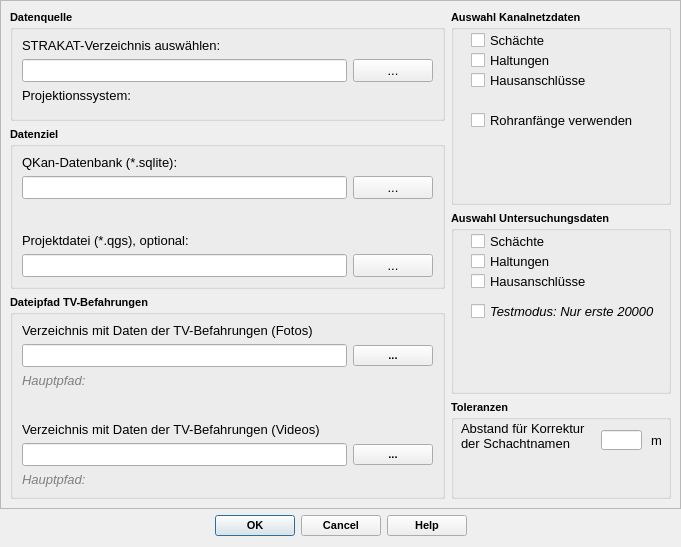
<?xml version="1.0" encoding="UTF-8"?>
<ui version="4.0">
 <class>ImportFromSTRAKATDialogBase</class>
 <widget class="QDialog" name="ImportFromSTRAKATDialogBase">
  <property name="geometry">
   <rect>
    <x>0</x>
    <y>0</y>
    <width>681</width>
    <height>547</height>
   </rect>
  </property>
  <property name="minimumSize">
   <size>
    <width>280</width>
    <height>150</height>
   </size>
  </property>
  <property name="maximumSize">
   <size>
    <width>16777215</width>
    <height>550</height>
   </size>
  </property>
  <property name="font">
   <font>
    <family>Tahoma</family>
   </font>
  </property>
  <property name="windowTitle">
   <string>QKan Import from STRAKAT</string>
  </property>
  <property name="windowIcon">
   <iconset>
    <normaloff>../qkan_260212_0909/qkan/QKan.png</normaloff>../qkan_260212_0909/qkan/QKan.png</iconset>
  </property>
  <layout class="QVBoxLayout" name="verticalLayout_4">
   <property name="leftMargin">
    <number>0</number>
   </property>
   <property name="topMargin">
    <number>0</number>
   </property>
   <property name="rightMargin">
    <number>0</number>
   </property>
   <item>
    <widget class="QScrollArea" name="scrollArea">
     <property name="widgetResizable">
      <bool>true</bool>
     </property>
     <widget class="QWidget" name="scrollAreaWidgetContents">
      <property name="geometry">
       <rect>
        <x>0</x>
        <y>0</y>
        <width>679</width>
        <height>507</height>
       </rect>
      </property>
      <layout class="QGridLayout" name="gridLayout">
       <item row="0" column="1" rowspan="2">
        <widget class="QGroupBox" name="gb_action">
         <property name="minimumSize">
          <size>
           <width>220</width>
           <height>0</height>
          </size>
         </property>
         <property name="maximumSize">
          <size>
           <width>220</width>
           <height>16777215</height>
          </size>
         </property>
         <property name="font">
          <font>
           <family>Tahoma</family>
           <pointsize>8</pointsize>
           <weight>75</weight>
           <bold>true</bold>
          </font>
         </property>
         <property name="toolTip">
          <string comment="Pfad der Zieldatenbank"/>
         </property>
         <property name="title">
          <string>Auswahl Kanalnetzdaten</string>
         </property>
         <property name="flat">
          <bool>false</bool>
         </property>
         <property name="checkable">
          <bool>false</bool>
         </property>
         <widget class="QCheckBox" name="cb_haltungen">
          <property name="geometry">
           <rect>
            <x>20</x>
            <y>40</y>
            <width>131</width>
            <height>20</height>
           </rect>
          </property>
          <property name="font">
           <font>
            <family>Tahoma</family>
            <pointsize>10</pointsize>
            <weight>50</weight>
            <bold>false</bold>
           </font>
          </property>
          <property name="toolTip">
           <string>&lt;html&gt;&lt;head/&gt;&lt;body&gt;&lt;p&gt;Haltungsdaten importieren&lt;/p&gt;&lt;/body&gt;&lt;/html&gt;</string>
          </property>
          <property name="statusTip">
           <string>Haltungsdaten importieren</string>
          </property>
          <property name="whatsThis">
           <string>Haltungsdaten importieren</string>
          </property>
          <property name="accessibleDescription">
           <string>Haltungsdaten importieren</string>
          </property>
          <property name="text">
           <string>Haltungen</string>
          </property>
         </widget>
         <widget class="QCheckBox" name="cb_schaechte">
          <property name="geometry">
           <rect>
            <x>20</x>
            <y>20</y>
            <width>131</width>
            <height>20</height>
           </rect>
          </property>
          <property name="font">
           <font>
            <family>Tahoma</family>
            <pointsize>10</pointsize>
            <weight>50</weight>
            <bold>false</bold>
           </font>
          </property>
          <property name="toolTip">
           <string>&lt;html&gt;&lt;head/&gt;&lt;body&gt;&lt;p&gt;Schachtdaten importieren&lt;/p&gt;&lt;/body&gt;&lt;/html&gt;</string>
          </property>
          <property name="statusTip">
           <string>Schachtdaten importieren</string>
          </property>
          <property name="whatsThis">
           <string>Schachtdaten importieren</string>
          </property>
          <property name="accessibleDescription">
           <string>Schachtdaten importieren</string>
          </property>
          <property name="text">
           <string>Schächte</string>
          </property>
         </widget>
         <widget class="QCheckBox" name="cb_hausanschluesse">
          <property name="geometry">
           <rect>
            <x>20</x>
            <y>60</y>
            <width>131</width>
            <height>20</height>
           </rect>
          </property>
          <property name="font">
           <font>
            <family>Tahoma</family>
            <pointsize>10</pointsize>
            <weight>50</weight>
            <bold>false</bold>
           </font>
          </property>
          <property name="toolTip">
           <string>&lt;html&gt;&lt;head/&gt;&lt;body&gt;&lt;p&gt;Hausanschlussleitungsdaten importieren&lt;/p&gt;&lt;/body&gt;&lt;/html&gt;</string>
          </property>
          <property name="statusTip">
           <string>Hausanschlussleitungsdaten importieren</string>
          </property>
          <property name="whatsThis">
           <string>Hausanschlussleitungsdaten importieren</string>
          </property>
          <property name="accessibleDescription">
           <string>Hausanschlussleitungsdaten importieren</string>
          </property>
          <property name="text">
           <string>Hausanschlüsse</string>
          </property>
         </widget>
         <widget class="QCheckBox" name="cb_rohranfang">
          <property name="geometry">
           <rect>
            <x>20</x>
            <y>100</y>
            <width>201</width>
            <height>20</height>
           </rect>
          </property>
          <property name="font">
           <font>
            <family>Tahoma</family>
            <pointsize>10</pointsize>
            <weight>50</weight>
            <bold>false</bold>
           </font>
          </property>
          <property name="toolTip">
           <string>&lt;html&gt;&lt;head/&gt;&lt;body&gt;&lt;p&gt;Haltungskoordinaten aus Rohranschlusspunkten statt aus Schachtmittelpunkten übernehmen&lt;/p&gt;&lt;/body&gt;&lt;/html&gt;</string>
          </property>
          <property name="statusTip">
           <string>Haltungskoordinaten aus Rohranschlusspunkten statt aus Schachtmittelpunkten übernehmen</string>
          </property>
          <property name="whatsThis">
           <string>Haltungskoordinaten aus Rohranschlusspunkten statt aus Schachtmittelpunkten übernehmen</string>
          </property>
          <property name="accessibleDescription">
           <string>Haltungskoordinaten aus Rohranschlusspunkten statt aus Schachtmittelpunkten übernehmen</string>
          </property>
          <property name="text">
           <string>Rohranfänge verwenden</string>
          </property>
         </widget>
        </widget>
       </item>
       <item row="4" column="1">
        <widget class="QGroupBox" name="groupBox_2">
         <property name="minimumSize">
          <size>
           <width>220</width>
           <height>0</height>
          </size>
         </property>
         <property name="maximumSize">
          <size>
           <width>220</width>
           <height>16777215</height>
          </size>
         </property>
         <property name="font">
          <font>
           <family>Tahoma</family>
           <pointsize>8</pointsize>
           <weight>75</weight>
           <bold>true</bold>
          </font>
         </property>
         <property name="toolTip">
          <string>&lt;html&gt;&lt;head/&gt;&lt;body&gt;&lt;p&gt;Maximalabstand, bis zu dem Schächte als identisch erkannt werden&lt;/p&gt;&lt;/body&gt;&lt;/html&gt;</string>
         </property>
         <property name="statusTip">
          <string>Maximalabstand, bis zu dem Schächte als identisch erkannt werden</string>
         </property>
         <property name="title">
          <string>Toleranzen</string>
         </property>
         <widget class="QLineEdit" name="tf_maxdist">
          <property name="geometry">
           <rect>
            <x>150</x>
            <y>30</y>
            <width>41</width>
            <height>20</height>
           </rect>
          </property>
          <property name="font">
           <font>
            <family>Tahoma</family>
            <pointsize>10</pointsize>
            <weight>50</weight>
            <bold>false</bold>
           </font>
          </property>
          <property name="toolTip">
           <string>&lt;html&gt;&lt;head/&gt;&lt;body&gt;&lt;p&gt;Maximalabstand, bis zu dem Schächte als identisch erkannt werden&lt;/p&gt;&lt;/body&gt;&lt;/html&gt;</string>
          </property>
          <property name="statusTip">
           <string>Maximalabstand, bis zu dem Schächte als identisch erkannt werden</string>
          </property>
         </widget>
         <widget class="QLabel" name="label_7">
          <property name="geometry">
           <rect>
            <x>10</x>
            <y>20</y>
            <width>151</width>
            <height>31</height>
           </rect>
          </property>
          <property name="font">
           <font>
            <family>Tahoma</family>
            <pointsize>10</pointsize>
            <weight>50</weight>
            <bold>false</bold>
           </font>
          </property>
          <property name="toolTip">
           <string/>
          </property>
          <property name="statusTip">
           <string>Maximalabstand, bis zu dem Schächte als identisch erkannt werden</string>
          </property>
          <property name="text">
           <string>Abstand für Korrektur 
der Schachtnamen</string>
          </property>
          <property name="alignment">
           <set>Qt::AlignLeading|Qt::AlignLeft|Qt::AlignVCenter</set>
          </property>
         </widget>
         <widget class="QLabel" name="label_8">
          <property name="geometry">
           <rect>
            <x>200</x>
            <y>30</y>
            <width>21</width>
            <height>21</height>
           </rect>
          </property>
          <property name="font">
           <font>
            <family>Tahoma</family>
            <pointsize>10</pointsize>
            <weight>50</weight>
            <bold>false</bold>
           </font>
          </property>
          <property name="text">
           <string>m</string>
          </property>
          <property name="alignment">
           <set>Qt::AlignLeading|Qt::AlignLeft|Qt::AlignVCenter</set>
          </property>
         </widget>
        </widget>
       </item>
       <item row="2" column="1" rowspan="2">
        <widget class="QGroupBox" name="gb_action_2">
         <property name="minimumSize">
          <size>
           <width>220</width>
           <height>0</height>
          </size>
         </property>
         <property name="maximumSize">
          <size>
           <width>220</width>
           <height>16777215</height>
          </size>
         </property>
         <property name="font">
          <font>
           <family>Tahoma</family>
           <pointsize>8</pointsize>
           <weight>75</weight>
           <bold>true</bold>
          </font>
         </property>
         <property name="toolTip">
          <string comment="Pfad der Zieldatenbank"/>
         </property>
         <property name="title">
          <string>Auswahl Untersuchungsdaten</string>
         </property>
         <property name="flat">
          <bool>false</bool>
         </property>
         <property name="checkable">
          <bool>false</bool>
         </property>
         <widget class="QCheckBox" name="cb_haltungsschaeden">
          <property name="geometry">
           <rect>
            <x>20</x>
            <y>40</y>
            <width>151</width>
            <height>20</height>
           </rect>
          </property>
          <property name="font">
           <font>
            <family>Tahoma</family>
            <pointsize>10</pointsize>
            <weight>50</weight>
            <bold>false</bold>
           </font>
          </property>
          <property name="toolTip">
           <string>&lt;html&gt;&lt;head/&gt;&lt;body&gt;&lt;p&gt;Untersuchungsdaten zu Haltungen importieren&lt;/p&gt;&lt;/body&gt;&lt;/html&gt;</string>
          </property>
          <property name="statusTip">
           <string>Untersuchungsdaten zu Haltungen importieren</string>
          </property>
          <property name="whatsThis">
           <string>Untersuchungsdaten zu Haltungen importieren</string>
          </property>
          <property name="accessibleDescription">
           <string>Untersuchungsdaten zu Haltungen importieren</string>
          </property>
          <property name="text">
           <string>Haltungen</string>
          </property>
         </widget>
         <widget class="QCheckBox" name="cb_schachtschaeden">
          <property name="geometry">
           <rect>
            <x>20</x>
            <y>20</y>
            <width>151</width>
            <height>20</height>
           </rect>
          </property>
          <property name="font">
           <font>
            <family>Tahoma</family>
            <pointsize>10</pointsize>
            <weight>50</weight>
            <bold>false</bold>
           </font>
          </property>
          <property name="toolTip">
           <string>&lt;html&gt;&lt;head/&gt;&lt;body&gt;&lt;p&gt;Untersuchungsdaten zu Schächten importieren&lt;/p&gt;&lt;/body&gt;&lt;/html&gt;</string>
          </property>
          <property name="statusTip">
           <string>Untersuchungsdaten zu Schächten importieren</string>
          </property>
          <property name="whatsThis">
           <string>Untersuchungsdaten zu Schächten importieren</string>
          </property>
          <property name="accessibleName">
           <string/>
          </property>
          <property name="accessibleDescription">
           <string>Untersuchungsdaten zu Schächten importieren</string>
          </property>
          <property name="text">
           <string>Schächte</string>
          </property>
         </widget>
         <widget class="QCheckBox" name="cb_testmodus">
          <property name="geometry">
           <rect>
            <x>20</x>
            <y>90</y>
            <width>201</width>
            <height>20</height>
           </rect>
          </property>
          <property name="font">
           <font>
            <family>Tahoma</family>
            <pointsize>10</pointsize>
            <weight>50</weight>
            <italic>true</italic>
            <bold>false</bold>
           </font>
          </property>
          <property name="toolTip">
           <string>&lt;html&gt;&lt;head/&gt;&lt;body&gt;&lt;p&gt;Testmodus aktivieren: Import der Untersuchungsdaten auf 20000 Elemente beschränken&lt;/p&gt;&lt;/body&gt;&lt;/html&gt;</string>
          </property>
          <property name="statusTip">
           <string>Testmodus: Nur 20000 Untersuchungsdatensätze</string>
          </property>
          <property name="whatsThis">
           <string>Testmodus: Nur 20000 Untersuchungsdatensätze</string>
          </property>
          <property name="accessibleDescription">
           <string>Testmodus: Nur 20000 Untersuchungsdatensätze</string>
          </property>
          <property name="text">
           <string>Testmodus: Nur erste 20000</string>
          </property>
         </widget>
         <widget class="QCheckBox" name="cb_hausanschlussschaeden">
          <property name="geometry">
           <rect>
            <x>20</x>
            <y>60</y>
            <width>151</width>
            <height>20</height>
           </rect>
          </property>
          <property name="font">
           <font>
            <family>Tahoma</family>
            <pointsize>10</pointsize>
            <weight>50</weight>
            <bold>false</bold>
           </font>
          </property>
          <property name="toolTip">
           <string>&lt;html&gt;&lt;head/&gt;&lt;body&gt;&lt;p&gt;Untersuchungsdaten zu Hausanschlüssen importieren&lt;/p&gt;&lt;/body&gt;&lt;/html&gt;</string>
          </property>
          <property name="statusTip">
           <string>Untersuchungsdaten zu Hausanschlüssen importieren</string>
          </property>
          <property name="whatsThis">
           <string>Untersuchungsdaten zu Hausanschlüssen importieren</string>
          </property>
          <property name="accessibleDescription">
           <string>Untersuchungsdaten zu Hausanschlüssen importieren</string>
          </property>
          <property name="text">
           <string>Hausanschlüsse</string>
          </property>
         </widget>
        </widget>
       </item>
       <item row="0" column="0">
        <widget class="QGroupBox" name="gb_db_he">
         <property name="font">
          <font>
           <family>Tahoma</family>
           <pointsize>8</pointsize>
           <weight>75</weight>
           <bold>true</bold>
          </font>
         </property>
         <property name="toolTip">
          <string comment="Pfade der Import- und Exportdatenbank"/>
         </property>
         <property name="title">
          <string>Datenquelle</string>
         </property>
         <property name="flat">
          <bool>false</bool>
         </property>
         <property name="checkable">
          <bool>false</bool>
         </property>
         <layout class="QVBoxLayout" name="verticalLayout">
          <item>
           <widget class="QLabel" name="label_2">
            <property name="font">
             <font>
              <family>Tahoma</family>
              <pointsize>10</pointsize>
              <weight>50</weight>
              <bold>false</bold>
             </font>
            </property>
            <property name="toolTip">
             <string>&lt;html&gt;&lt;head/&gt;&lt;body&gt;&lt;p&gt;Pfad zur Haltungstabelle. Die weiteren STRAKAT-Tabellen müssen im gleichen Verzeichnis liegen&lt;/p&gt;&lt;/body&gt;&lt;/html&gt;</string>
            </property>
            <property name="statusTip">
             <string>Pfad zur Haltungstabelle. Die weiteren STRAKAT-Tabellen müssen im gleichen Verzeichnis liegen</string>
            </property>
            <property name="accessibleName">
             <string>Pfad zur Haltungstabelle. Die weiteren STRAKAT-Tabellen müssen im gleichen Verzeichnis liegen</string>
            </property>
            <property name="accessibleDescription">
             <string>Pfad zur Haltungstabelle. Die weiteren STRAKAT-Tabellen müssen im gleichen Verzeichnis liegen</string>
            </property>
            <property name="text">
             <string>STRAKAT-Verzeichnis auswählen:</string>
            </property>
            <property name="alignment">
             <set>Qt::AlignLeading|Qt::AlignLeft|Qt::AlignVCenter</set>
            </property>
           </widget>
          </item>
          <item>
           <layout class="QHBoxLayout" name="horizontalLayout">
            <item>
             <widget class="QLineEdit" name="tf_import">
              <property name="font">
               <font>
                <family>Tahoma</family>
                <pointsize>10</pointsize>
                <weight>50</weight>
                <bold>false</bold>
               </font>
              </property>
              <property name="toolTip">
               <string>&lt;html&gt;&lt;head/&gt;&lt;body&gt;&lt;p&gt;Quelldatenbank mit Kanaldaten aus HYSTEM-EXTRAN&lt;/p&gt;&lt;/body&gt;&lt;/html&gt;</string>
              </property>
              <property name="statusTip">
               <string>Quelldatenbank mit Kanaldaten aus HYSTEM-EXTRAN</string>
              </property>
              <property name="alignment">
               <set>Qt::AlignRight|Qt::AlignTrailing|Qt::AlignVCenter</set>
              </property>
             </widget>
            </item>
            <item>
             <widget class="QPushButton" name="pb_import">
              <property name="font">
               <font>
                <family>Tahoma</family>
                <pointsize>10</pointsize>
                <weight>50</weight>
                <bold>false</bold>
               </font>
              </property>
              <property name="toolTip">
               <string>&lt;html&gt;&lt;head/&gt;&lt;body&gt;&lt;p&gt;STRAKAT-Datei &amp;quot;kanal.rwtopen&amp;quot; auswählen&lt;/p&gt;&lt;/body&gt;&lt;/html&gt;</string>
              </property>
              <property name="text">
               <string>...</string>
              </property>
             </widget>
            </item>
           </layout>
          </item>
          <item>
           <widget class="QLabel" name="label_5">
            <property name="font">
             <font>
              <family>Tahoma</family>
              <pointsize>10</pointsize>
              <weight>50</weight>
              <bold>false</bold>
             </font>
            </property>
            <property name="text">
             <string>Projektionssystem:</string>
            </property>
            <property name="alignment">
             <set>Qt::AlignLeading|Qt::AlignLeft|Qt::AlignVCenter</set>
            </property>
           </widget>
          </item>
          <item>
           <widget class="QgsProjectionSelectionWidget" name="pw_epsg">
            <property name="font">
             <font>
              <family>Tahoma</family>
              <pointsize>8</pointsize>
              <weight>75</weight>
              <bold>true</bold>
             </font>
            </property>
            <property name="toolTip">
             <string>&lt;html&gt;&lt;head/&gt;&lt;body&gt;&lt;p&gt;Projektionssystem der STRAKAT-Tabellen auswählen. Gilt auch für QKan-Tabellen&lt;/p&gt;&lt;/body&gt;&lt;/html&gt;</string>
            </property>
            <property name="statusTip">
             <string>Projektionssystem der STRAKAT-Tabellen auswählen. Gilt auch für QKan-Tabellen</string>
            </property>
            <property name="whatsThis">
             <string>Projektionssystem der STRAKAT-Tabellen auswählen. Gilt auch für QKan-Tabellen</string>
            </property>
            <property name="accessibleName">
             <string>Projektionssystem der STRAKAT-Tabellen auswählen. Gilt auch für QKan-Tabellen</string>
            </property>
           </widget>
          </item>
         </layout>
        </widget>
       </item>
       <item row="3" column="0" rowspan="2">
        <widget class="QGroupBox" name="groupBox_5">
         <property name="font">
          <font>
           <family>Tahoma</family>
           <pointsize>8</pointsize>
           <weight>75</weight>
           <bold>true</bold>
          </font>
         </property>
         <property name="toolTip">
          <string comment="Pfade der Import- und Exportdatenbank"/>
         </property>
         <property name="title">
          <string>Dateipfad TV-Befahrungen</string>
         </property>
         <property name="flat">
          <bool>false</bool>
         </property>
         <property name="checkable">
          <bool>false</bool>
         </property>
         <layout class="QVBoxLayout" name="verticalLayout_3">
          <item>
           <widget class="QLabel" name="label_3">
            <property name="font">
             <font>
              <family>Tahoma</family>
              <pointsize>10</pointsize>
              <weight>50</weight>
              <bold>false</bold>
             </font>
            </property>
            <property name="text">
             <string>Verzeichnis mit Daten der TV-Befahrungen (Fotos)</string>
            </property>
            <property name="alignment">
             <set>Qt::AlignLeading|Qt::AlignLeft|Qt::AlignVCenter</set>
            </property>
           </widget>
          </item>
          <item>
           <layout class="QHBoxLayout" name="horizontalLayout_4">
            <item>
             <widget class="QLineEdit" name="tf_ordnerbild">
              <property name="font">
               <font>
                <family>Tahoma</family>
                <pointsize>10</pointsize>
                <weight>50</weight>
                <bold>false</bold>
               </font>
              </property>
              <property name="toolTip">
               <string>&lt;html&gt;&lt;head/&gt;&lt;body&gt;&lt;p&gt;Vollständiger Pfad zu den Fotos der TV-Befahrungen. In der Datenbank wird nur der Teil relativ zum Hauptpfad gespeichert.&lt;/p&gt;&lt;/body&gt;&lt;/html&gt;</string>
              </property>
              <property name="statusTip">
               <string>Pfad zu den Fotos</string>
              </property>
              <property name="alignment">
               <set>Qt::AlignRight|Qt::AlignTrailing|Qt::AlignVCenter</set>
              </property>
             </widget>
            </item>
            <item>
             <widget class="QPushButton" name="pb_ordnerbild">
              <property name="toolTip">
               <string>&lt;html&gt;&lt;head/&gt;&lt;body&gt;&lt;p&gt;Pfad zu den Fotos auswählen&lt;/p&gt;&lt;/body&gt;&lt;/html&gt;</string>
              </property>
              <property name="statusTip">
               <string>Pfad zu den Fotos auswählen</string>
              </property>
              <property name="accessibleName">
               <string/>
              </property>
              <property name="text">
               <string>...</string>
              </property>
             </widget>
            </item>
           </layout>
          </item>
          <item>
           <widget class="QLabel" name="lf_rootFotos">
            <property name="font">
             <font>
              <family>Tahoma</family>
              <pointsize>10</pointsize>
              <weight>50</weight>
              <italic>true</italic>
              <bold>false</bold>
             </font>
            </property>
            <property name="toolTip">
             <string>&lt;html&gt;&lt;head/&gt;&lt;body&gt;&lt;p&gt;Hauptpfad zu den Verzeichnissen mit allen Fotos. Bearbeitung über QKan-Menü &amp;quot;Optionen&amp;quot;&lt;/p&gt;&lt;/body&gt;&lt;/html&gt;</string>
            </property>
            <property name="statusTip">
             <string>Hauptpfad zu den Verzeichnissen mit allen Fotos. Bearbeitung über QKan-Menü &quot;Optionen&quot;</string>
            </property>
            <property name="styleSheet">
             <string notr="true">color: rgb(128, 128, 128);</string>
            </property>
            <property name="text">
             <string>Hauptpfad: </string>
            </property>
            <property name="alignment">
             <set>Qt::AlignLeading|Qt::AlignLeft|Qt::AlignVCenter</set>
            </property>
           </widget>
          </item>
          <item>
           <spacer name="verticalSpacer">
            <property name="orientation">
             <enum>Qt::Vertical</enum>
            </property>
            <property name="sizeHint" stdset="0">
             <size>
              <width>20</width>
              <height>40</height>
             </size>
            </property>
           </spacer>
          </item>
          <item>
           <widget class="QLabel" name="label_6">
            <property name="font">
             <font>
              <family>Tahoma</family>
              <pointsize>10</pointsize>
              <weight>50</weight>
              <bold>false</bold>
             </font>
            </property>
            <property name="text">
             <string>Verzeichnis mit Daten der TV-Befahrungen (Videos)</string>
            </property>
            <property name="alignment">
             <set>Qt::AlignLeading|Qt::AlignLeft|Qt::AlignVCenter</set>
            </property>
           </widget>
          </item>
          <item>
           <layout class="QHBoxLayout" name="horizontalLayout_5">
            <item>
             <widget class="QLineEdit" name="tf_ordnervideo">
              <property name="font">
               <font>
                <family>Tahoma</family>
                <pointsize>10</pointsize>
                <weight>50</weight>
                <bold>false</bold>
               </font>
              </property>
              <property name="toolTip">
               <string>&lt;html&gt;&lt;head/&gt;&lt;body&gt;&lt;p&gt;Vollständiger Pfad zu den Videos der TV-Befahrungen. In der Datenbank wird nur der Teil relativ zum Hauptpfad gespeichert.&lt;/p&gt;&lt;/body&gt;&lt;/html&gt;</string>
              </property>
              <property name="statusTip">
               <string>Pfad zu den Videos</string>
              </property>
              <property name="alignment">
               <set>Qt::AlignRight|Qt::AlignTrailing|Qt::AlignVCenter</set>
              </property>
             </widget>
            </item>
            <item>
             <widget class="QPushButton" name="pb_ordnervideo">
              <property name="toolTip">
               <string>&lt;html&gt;&lt;head/&gt;&lt;body&gt;&lt;p&gt;Pfad zu den Videos auswählen&lt;/p&gt;&lt;/body&gt;&lt;/html&gt;</string>
              </property>
              <property name="statusTip">
               <string>Pfad zu den Videos auswählen</string>
              </property>
              <property name="text">
               <string>...</string>
              </property>
             </widget>
            </item>
           </layout>
          </item>
          <item>
           <widget class="QLabel" name="lf_rootVideos">
            <property name="font">
             <font>
              <family>Tahoma</family>
              <pointsize>10</pointsize>
              <weight>50</weight>
              <italic>true</italic>
              <bold>false</bold>
             </font>
            </property>
            <property name="toolTip">
             <string>&lt;html&gt;&lt;head/&gt;&lt;body&gt;&lt;p&gt;Hauptpfad zu den Verzeichnissen mit allen Fotos. Bearbeitung über QKan-Menü &amp;quot;Optionen&amp;quot;&lt;/p&gt;&lt;/body&gt;&lt;/html&gt;</string>
            </property>
            <property name="statusTip">
             <string>Hauptpfad zu den Verzeichnissen mit allen Fotos. Bearbeitung über QKan-Menü &quot;Optionen&quot;</string>
            </property>
            <property name="styleSheet">
             <string notr="true">color: rgb(128, 128, 128);</string>
            </property>
            <property name="text">
             <string>Hauptpfad: </string>
            </property>
            <property name="alignment">
             <set>Qt::AlignLeading|Qt::AlignLeft|Qt::AlignVCenter</set>
            </property>
           </widget>
          </item>
         </layout>
        </widget>
       </item>
       <item row="1" column="0" rowspan="2">
        <widget class="QGroupBox" name="gb_db_qkan">
         <property name="font">
          <font>
           <family>Tahoma</family>
           <pointsize>8</pointsize>
           <weight>75</weight>
           <bold>true</bold>
          </font>
         </property>
         <property name="toolTip">
          <string comment="Pfade der Import- und Exportdatenbank"/>
         </property>
         <property name="title">
          <string>Datenziel</string>
         </property>
         <property name="flat">
          <bool>false</bool>
         </property>
         <property name="checkable">
          <bool>false</bool>
         </property>
         <layout class="QVBoxLayout" name="verticalLayout_2">
          <item>
           <widget class="QLabel" name="label">
            <property name="font">
             <font>
              <family>Tahoma</family>
              <pointsize>10</pointsize>
              <weight>50</weight>
              <bold>false</bold>
             </font>
            </property>
            <property name="text">
             <string>QKan-Datenbank (*.sqlite):</string>
            </property>
            <property name="alignment">
             <set>Qt::AlignLeading|Qt::AlignLeft|Qt::AlignVCenter</set>
            </property>
           </widget>
          </item>
          <item>
           <layout class="QHBoxLayout" name="horizontalLayout_2">
            <item>
             <widget class="QLineEdit" name="tf_database">
              <property name="font">
               <font>
                <family>Tahoma</family>
                <pointsize>10</pointsize>
                <weight>50</weight>
                <bold>false</bold>
               </font>
              </property>
              <property name="toolTip">
               <string>&lt;html&gt;&lt;head/&gt;&lt;body&gt;&lt;p&gt;QKan - Zieldatenbank (wird ggfs. neu angelegt)&lt;/p&gt;&lt;/body&gt;&lt;/html&gt;</string>
              </property>
              <property name="statusTip">
               <string>QKan - Zieldatenbank (wird ggfs. neu angelegt)</string>
              </property>
              <property name="alignment">
               <set>Qt::AlignRight|Qt::AlignTrailing|Qt::AlignVCenter</set>
              </property>
             </widget>
            </item>
            <item>
             <widget class="QPushButton" name="pb_database">
              <property name="font">
               <font>
                <family>Tahoma</family>
                <pointsize>10</pointsize>
                <weight>50</weight>
                <bold>false</bold>
               </font>
              </property>
              <property name="toolTip">
               <string>&lt;html&gt;&lt;head/&gt;&lt;body&gt;&lt;p&gt;Zieldatenbank auswählen und optional erstellen&lt;/p&gt;&lt;/body&gt;&lt;/html&gt;</string>
              </property>
              <property name="text">
               <string>...</string>
              </property>
             </widget>
            </item>
           </layout>
          </item>
          <item>
           <spacer name="verticalSpacer_2">
            <property name="orientation">
             <enum>Qt::Vertical</enum>
            </property>
            <property name="sizeHint" stdset="0">
             <size>
              <width>20</width>
              <height>40</height>
             </size>
            </property>
           </spacer>
          </item>
          <item>
           <widget class="QLabel" name="label_4">
            <property name="font">
             <font>
              <family>Tahoma</family>
              <pointsize>10</pointsize>
              <weight>50</weight>
              <bold>false</bold>
             </font>
            </property>
            <property name="text">
             <string>Projektdatei (*.qgs), optional:</string>
            </property>
            <property name="alignment">
             <set>Qt::AlignLeading|Qt::AlignLeft|Qt::AlignVCenter</set>
            </property>
           </widget>
          </item>
          <item>
           <layout class="QHBoxLayout" name="horizontalLayout_3">
            <item>
             <widget class="QLineEdit" name="tf_project">
              <property name="font">
               <font>
                <family>Tahoma</family>
                <pointsize>10</pointsize>
                <weight>50</weight>
                <bold>false</bold>
               </font>
              </property>
              <property name="toolTip">
               <string>&lt;html&gt;&lt;head/&gt;&lt;body&gt;&lt;p&gt;Pfad der neu erzeugten Projektdatei (optional)&lt;/p&gt;&lt;/body&gt;&lt;/html&gt;</string>
              </property>
              <property name="statusTip">
               <string>Pfad der neu erzeugten Projektdatei (optional)</string>
              </property>
              <property name="alignment">
               <set>Qt::AlignRight|Qt::AlignTrailing|Qt::AlignVCenter</set>
              </property>
             </widget>
            </item>
            <item>
             <widget class="QPushButton" name="pb_project">
              <property name="font">
               <font>
                <family>Tahoma</family>
                <pointsize>10</pointsize>
                <weight>50</weight>
                <bold>false</bold>
               </font>
              </property>
              <property name="toolTip">
               <string>&lt;html&gt;&lt;head/&gt;&lt;body&gt;&lt;p&gt;Pfad und Name der Projektdatei festlegen&lt;/p&gt;&lt;/body&gt;&lt;/html&gt;</string>
              </property>
              <property name="text">
               <string>...</string>
              </property>
             </widget>
            </item>
           </layout>
          </item>
         </layout>
        </widget>
       </item>
      </layout>
     </widget>
    </widget>
   </item>
   <item>
    <widget class="QDialogButtonBox" name="button_box">
     <property name="font">
      <font>
       <family>Tahoma</family>
       <pointsize>8</pointsize>
       <weight>75</weight>
       <bold>true</bold>
      </font>
     </property>
     <property name="toolTip">
      <string>&lt;html&gt;&lt;head/&gt;&lt;body&gt;&lt;p&gt;Datenimport starten ...&lt;/p&gt;&lt;/body&gt;&lt;/html&gt;</string>
     </property>
     <property name="orientation">
      <enum>Qt::Horizontal</enum>
     </property>
     <property name="standardButtons">
      <set>QDialogButtonBox::Cancel|QDialogButtonBox::Help|QDialogButtonBox::Ok</set>
     </property>
     <property name="centerButtons">
      <bool>true</bool>
     </property>
    </widget>
   </item>
  </layout>
 </widget>
 <customwidgets>
  <customwidget>
   <class>QgsProjectionSelectionWidget</class>
   <extends>QWidget</extends>
   <header>qgsprojectionselectionwidget.h</header>
  </customwidget>
 </customwidgets>
 <resources/>
 <connections>
  <connection>
   <sender>button_box</sender>
   <signal>accepted()</signal>
   <receiver>ImportFromSTRAKATDialogBase</receiver>
   <slot>accept()</slot>
   <hints>
    <hint type="sourcelabel">
     <x>265</x>
     <y>205</y>
    </hint>
    <hint type="destinationlabel">
     <x>275</x>
     <y>117</y>
    </hint>
   </hints>
  </connection>
  <connection>
   <sender>button_box</sender>
   <signal>rejected()</signal>
   <receiver>ImportFromSTRAKATDialogBase</receiver>
   <slot>reject()</slot>
   <hints>
    <hint type="sourcelabel">
     <x>265</x>
     <y>205</y>
    </hint>
    <hint type="destinationlabel">
     <x>275</x>
     <y>117</y>
    </hint>
   </hints>
  </connection>
 </connections>
</ui>
